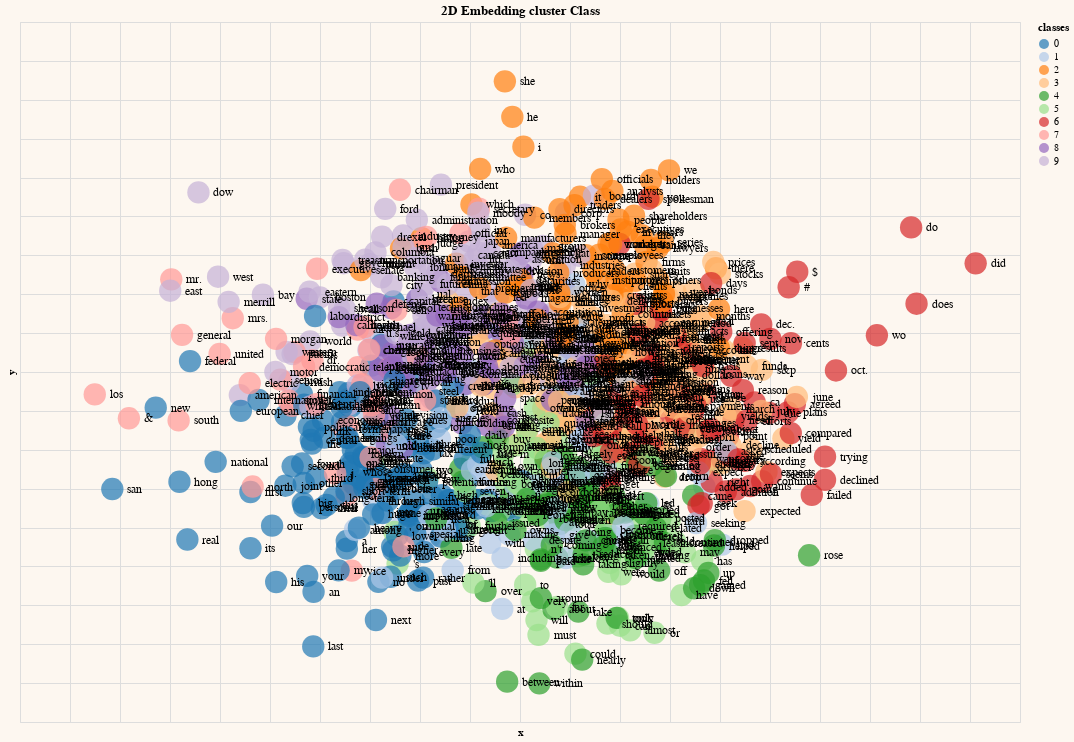

Write notebook code for a chart like this one.
### Code cell
chart = alt.Chart(word_class[:1000]).mark_circle(size=500).encode(
    x=alt.X('x', scale=alt.Scale(zero=False), axis=alt.Axis(labels=False, ticks=False, domain=False)),
    y=alt.Y('y', scale=alt.Scale(zero=False), axis=alt.Axis(labels=False, ticks=False, domain=False)),
    tooltip=['words'],
    color=alt.Color('classes:N', scale=alt.Scale(scheme='category20'))
)

text = chart.mark_text(align='left', dx=15, size=12, color='black').encode(text='words', color=alt.value('black'))

result = (chart + text).configure(background="#FDF7F0").properties(
    width=1000,
    height=700,
    title="2D Embedding cluster Class"
)

result.interactive()

### Figure 1 — Vega-Lite specification as saved in the notebook (floating-point values rounded to 4 significant figures; data arrays with more than 128 entries replaced by an {"elided": "..."} marker saying what was removed)
{"config": {"view": {"continuousWidth": 300, "continuousHeight": 300}, "background": "#FDF7F0"}, "layer": [{"mark": {"type": "circle", "size": 500}, "encoding": {"color": {"field": "classes", "scale": {"scheme": "category20"}, "type": "nominal"}, "tooltip": [{"field": "words", "type": "nominal"}], "x": {"axis": {"domain": false, "labels": false, "ticks": false}, "field": "x", "scale": {"zero": false}, "type": "quantitative"}, "y": {"axis": {"domain": false, "labels": false, "ticks": false}, "field": "y", "scale": {"zero": false}, "type": "quantitative"}}, "name": "view_3"}, {"mark": {"type": "text", "align": "left", "color": "black", "dx": 15, "size": 12}, "encoding": {"color": {"value": "black"}, "text": {"field": "words", "type": "nominal"}, "tooltip": [{"field": "words", "type": "nominal"}], "x": {"axis": {"domain": false, "labels": false, "ticks": false}, "field": "x", "scale": {"zero": false}, "type": "quantitative"}, "y": {"axis": {"domain": false, "labels": false, "ticks": false}, "field": "y", "scale": {"zero": false}, "type": "quantitative"}}}], "data": {"name": "data-23e50799c3bd6790c6486bf9b7c9e436"}, "height": 700, "params": [{"name": "param_3", "select": {"type": "interval", "encodings": ["x", "y"]}, "bind": "scales", "views": ["view_3"]}], "title": "2D Embedding cluster Class", "width": 1000, "$schema": "https://vega.github.io/schema/vega-lite/v5.15.1.json", "datasets": {"data-23e50799c3bd6790c6486bf9b7c9e436": {"elided": "1000 records"}}}
